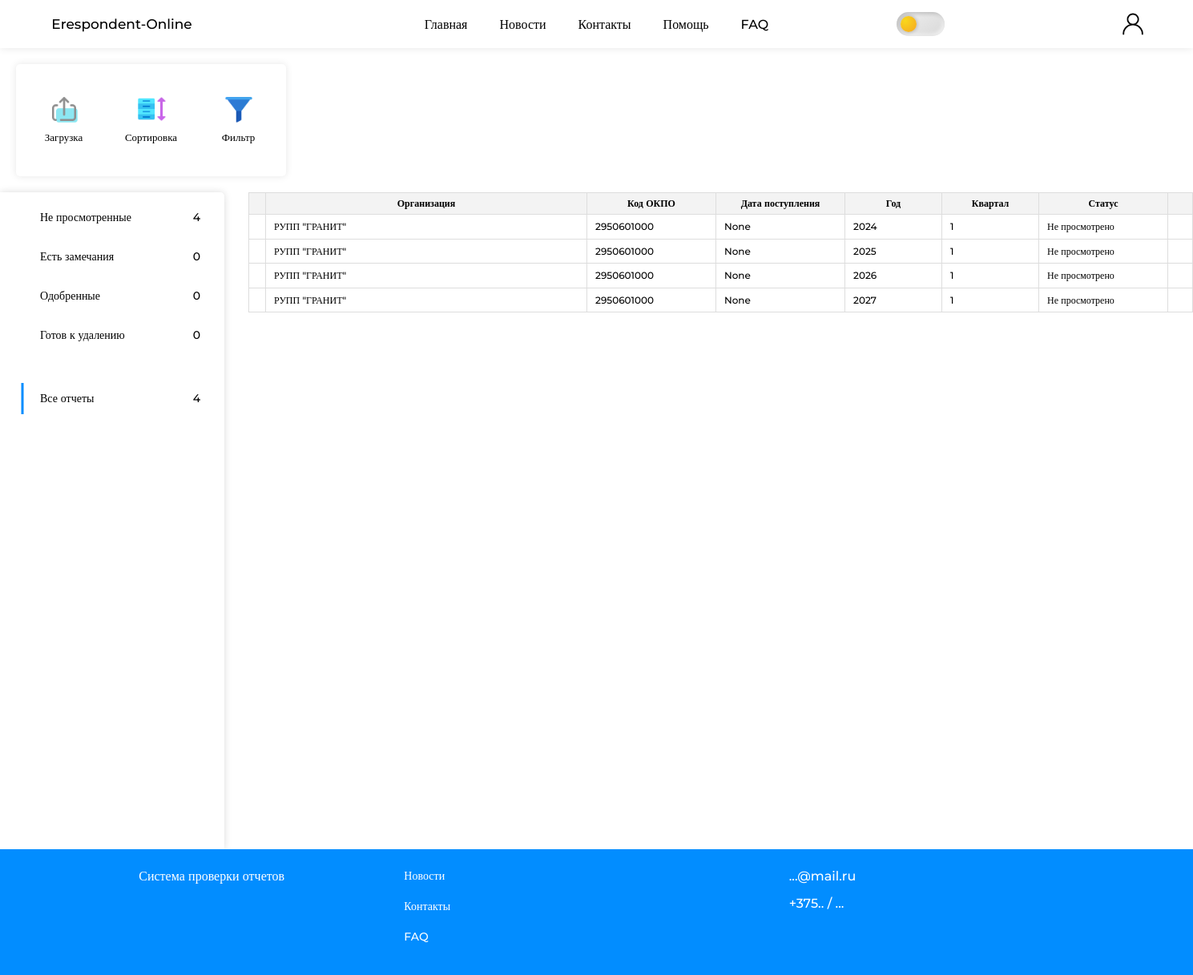
Screenshot of /audit_area/all_reports?year=&quarter= (signed in) with the database file from the repository.
### website/models.py (models this page shows)
class Report(db.Model):
    __tablename__ = 'report'
    id = db.Column(db.Integer, primary_key=True)
    okpo = db.Column(db.Integer)
    organization_name = db.Column(db.String(50))
    year = db.Column(db.Integer)
    quarter = db.Column(db.Integer)
    user_id = db.Column(db.Integer, db.ForeignKey('user.id'))
    time_of_receipt = db.Column(db.Date)
    versions = relationship('Version_report', backref='report')

class Version_report(db.Model):
    __tablename__ = 'version_report'
    id = db.Column(db.Integer, primary_key=True)
    begin_time = db.Column(db.Date, default=datetime.now())
    change_time = db.Column(db.Date)
    sent_time = db.Column(db.Date)
    status = db.Column(db.String(20))
    fio = db.Column(db.String(30))
    telephone = db.Column(db.String(20))
    email = db.Column(db.String(50))
    report_id = db.Column(db.Integer, db.ForeignKey('report.id'))
    sections = db.relationship('Sections', backref='version_report', lazy=True, cascade="all, delete-orphan")

### website/views.py (the view)
@views.route('/audit_area/<status>')
@login_required
def audit_area(status):
    year_filter = request.args.get('year')
    quarter_filter = request.args.get('quarter')
    reports = get_reports_by_status(status, year_filter, quarter_filter)
    counts = count_reports(year_filter, quarter_filter)
    return render_template('audit_area.html',
                           current_user=current_user,
                           reports=reports,
                           not_viewedReports_count=counts['Отправлен'],
                           remarksReports_count=counts['Есть замечания'],
                           to_downloadReports_count=counts['Одобрен'],
                           to_deleteReports_count=counts['Готов к удалению'],
                           all_count = counts['Отправлен'] + counts['Есть замечания'] + counts['Одобрен'] + counts['Готов к удалению'],
                           year_filter=year_filter,
                           quarter_filter=quarter_filter)

### website/views.py (called while the page is built)
def count_reports(year=None, quarter=None):
    filters = []
    if year:
        filters.append(Report.year == year)
    if quarter:
        filters.append(Report.quarter == quarter)
    statuses = [
        'Отправлен',
        'Есть замечания',
        'Одобрен',
        'Готов к удалению'
    ]
    counts = {status: Report.query.join(Version_report).filter(
        Version_report.status == status,
        *filters
    ).count() for status in statuses}
    all_count = Report.query.join(Version_report).filter(
        or_(*[Version_report.status == status for status in statuses]),
        *filters
    ).count()
    counts['all'] = all_count
    return counts

### website/templates/audit_area.html (shortened to what this page needs)
{% extends "base.html" %}
{% block content %}
<div class="audit-area_page">
    <div class="report-area_menu">
        <div class="report-area_podmenu">
            <div class="content-podmenu">
                <nav>
                    <ul>
                        <section>
                            <div class = "functions_menu">
                                <li id = "douwnload_readyreports_link">
                                    <img src="{{ url_for('static', filename='img/upload.png')}}" alt="">
                                    <a>Загрузка</a>
                                </li>
                                <li>
                                    <img src="{{ url_for('static', filename='img/icon_sort.png')}}" alt="">
                                    <a>Сортировка</a>
                                </li>
                                <li id = "show-filter">
                                    <img src="{{ url_for('static', filename='img/filter.png')}}" alt="">
                                    <a>Фильтр</a>
                                </li>
                            </div>
                        </section>
                    </ul>
                </nav>
            </div>
        </div>
    </div>
    <div class="audit-area">
        <nav class="menu_profile_audit">
            <ul id="status-reportList">
                <li data-action="not_viewed">
                    <a>Не просмотренные</a>
                    <a class="count_reporst">
                        <span class="count-text">{{not_viewedReports_count}}</span>
                    </a>
                </li>
                <li data-action="remarks">
                    <a>Есть замечания</a>
                    <a class="count_reporst">
                        <span class="count-text">{{remarksReports_count}}</span>
                    </a>
                </li>
                <li data-action="to_download">
                    <a>Одобренные</a>
                    <a class="count_reporst">
                        <span class="count-text">{{to_downloadReports_count}}</span>
                    </a>
                </li>
                <li data-action="to_delete">
                    <a>Готов к удалению</a>
                    <a class="count_reporst">
                        <span class="count-text">{{to_deleteReports_count}}</span>
                    </a>
                </li>
                <li style="margin-top: 40px;" data-action="all_reports">
                    <a>Все отчеты</a>
                    <a class="count_reporst">
                        <span>{{all_count}}</span>
                    </a>
                </li>
            </ul>
        </nav>
        <div class="report-list">
            <div class="report-area" >
                <table class="table_report-area">
                    <thead class="order-table_titels">
                        <tr>
                            <th></th>
                            <th class="resizable" style="white-space: nowrap; min-width: 380px;">Организация<div class="resizer"></div></th>
                            <th class="resizable" style="white-space: nowrap; min-width: 140px;">Код ОКПО<div class="resizer"></div></th>
                            <th class="resizable" style="white-space: nowrap; min-width: 140px;">Дата поступления<div class="resizer"></div></th>
                            <th class="resizable" style="white-space: nowrap; min-width: 100px;">Год<div class="resizer"></div></th>
                            <th class="resizable" style="white-space: nowrap; min-width: 100px;">Квартал<div class="resizer"></div></th>
                            <th class="resizable" style="white-space: nowrap; min-width: 140px;">Статус<div class="resizer"></div></th>
                            <th rowspan="2"></th>
                        </tr>
                    </thead>
                    <tbody>
                        {% for row in reports %}
                            <tr class="report_row" data-id="{{ row.id }}" draggable="true">
                                <td>
                                </td>
                                <td>
                                    <input type="text" id="report_organization_name" value="{{ row.organization_name }}" readonly>
                                </td>
                                <td>
                                    <input type="text" id="report_okpo" value="{{ row.okpo }}" readonly>
                                </td>
                                <td>
                                    {% for version in row.versions %}
                                        <input type="text" value="{{version.sent_time}}" readonly>
                                    {% endfor %}
                                </td>
                                <td>
                                    <input type="text" id="report_year" value="{{ row.year }}" readonly>
                                </td>
                                <td>
                                    <input type="text" id="report_quarter" value="{{ row.quarter }}" readonly>
                                </td>
                                <td>
                                    {% for version in row.versions %}
                                        {% if version.status == 'Отправлен' %}
                                            <input type="text"  value="Не просмотрено" readonly>
                                        {%else%}
                                            <input type="text" value="{{version.status}}" readonly>
                                        {% endif %}
                                    {% endfor %}
                                </td>
                                <td></td>
                            </tr>
                        {% endfor %}
                    </tbody>
                </table>
            </div>
        </div>
    </div>
</div>
{% endblock %}

### website/templates/base.html (shortened to what this page needs)
<!DOCTYPE html>
<html>
  <head>
    <link rel="stylesheet" href="{{ url_for('static', filename='css/base.css') }}">
    <link rel="stylesheet" href="{{ url_for('static', filename='css/adap.css') }}">
  </head>
  <body>
    <header>
      <div class="header-left">
         <nav>
          <ul>
              <li class = "name_app" onclick="window.location.href='/'">
                <a href="/">Erespondent-Online</a>
              </li>
          </ul>
        </nav>
      </div>
      <div class="header-center">
        <nav>
          <ul>
              <li onclick="window.location.href='/'">Главная</li>
              <li onclick="smoothScroll('/#news_row')">Новости</li>
              <li onclick="window.location.href=''" >Контакты</li>
              <li onclick="window.location.href=''" >Помощь</li>
              <li onclick="window.location.href='/FAQ'" >FAQ</li>
          </ul>
        </nav>
      </div>
      <div class="header-right">
        <label for="darkmode-toggle">
        </label>
        {% if current_user.is_authenticated %}
        <div class="user-container">
            <img
              class = "icon_black"
              src="{{ url_for('static', filename='img/icon_black-user.png')}}" alt="">
        </div>
        {% endif %}
      </div>
    </header>
    <main>
    {% block content %}
    {% endblock %}
    </main>
    <footer>
      <div class = "footer_cont">
        <div class = "left_col_footer">
          <nav>
            <ul>
                <li onclick="window.location.href=''">Система проверки отчетов</li>
            </ul>
          </nav>
        </div>
        <div class = "center_col_footer">
            <nav>
                <ul>
                  <li onclick="window.location.href=''">Новости</li>
                  <li onclick="window.location.href=''" >Контакты</li>
                  <li onclick="window.location.href=''" >FAQ</li>
                </ul>
            </nav>
        </div>
        <div class = "right_col_footer">
          <nav>
              <ul>
                <li onclick="window.location.href=''">...@mail.ru</li>
                <li>+375.. / ...</li>
              </ul>
          </nav>
      </div>
    </footer>
  </body>
</html>

### website/static/css/adap.css (style rules this page uses)
body { margin: 0; padding: 0; overflow-x: hidden; }

### rows the page displays
Report: organization_name "РУПП \"ГРАНИТ\"", okpo "2950601000", year "2024", quarter "1"
Version_report: sent_time "None"
Report: organization_name "РУПП \"ГРАНИТ\"", okpo "2950601000", year "2025", quarter "1"
Version_report: sent_time "None"
Report: organization_name "РУПП \"ГРАНИТ\"", okpo "2950601000", year "2026", quarter "1"
Version_report: sent_time "None"
Report: organization_name "РУПП \"ГРАНИТ\"", okpo "2950601000", year "2027", quarter "1"
Version_report: sent_time "None"

### other values shown
{{ not_viewedReports_count }} "4"
{{ remarksReports_count }} "0"
{{ to_downloadReports_count }} "0"
{{ to_deleteReports_count }} "0"
{{ all_count }} "4"
